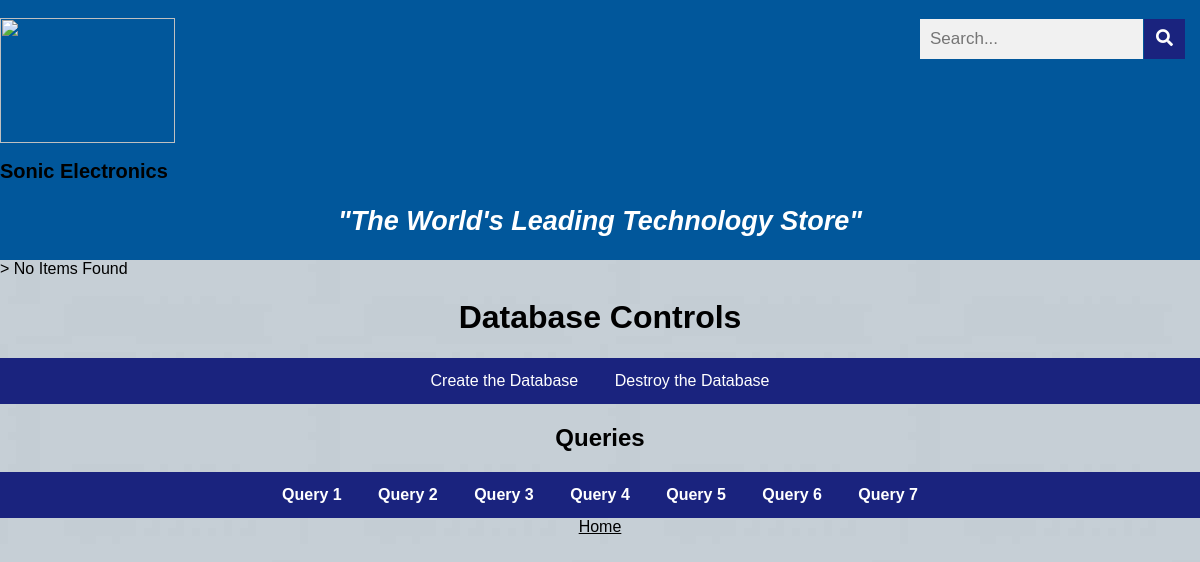
The app's page /queryThree.php, older data.
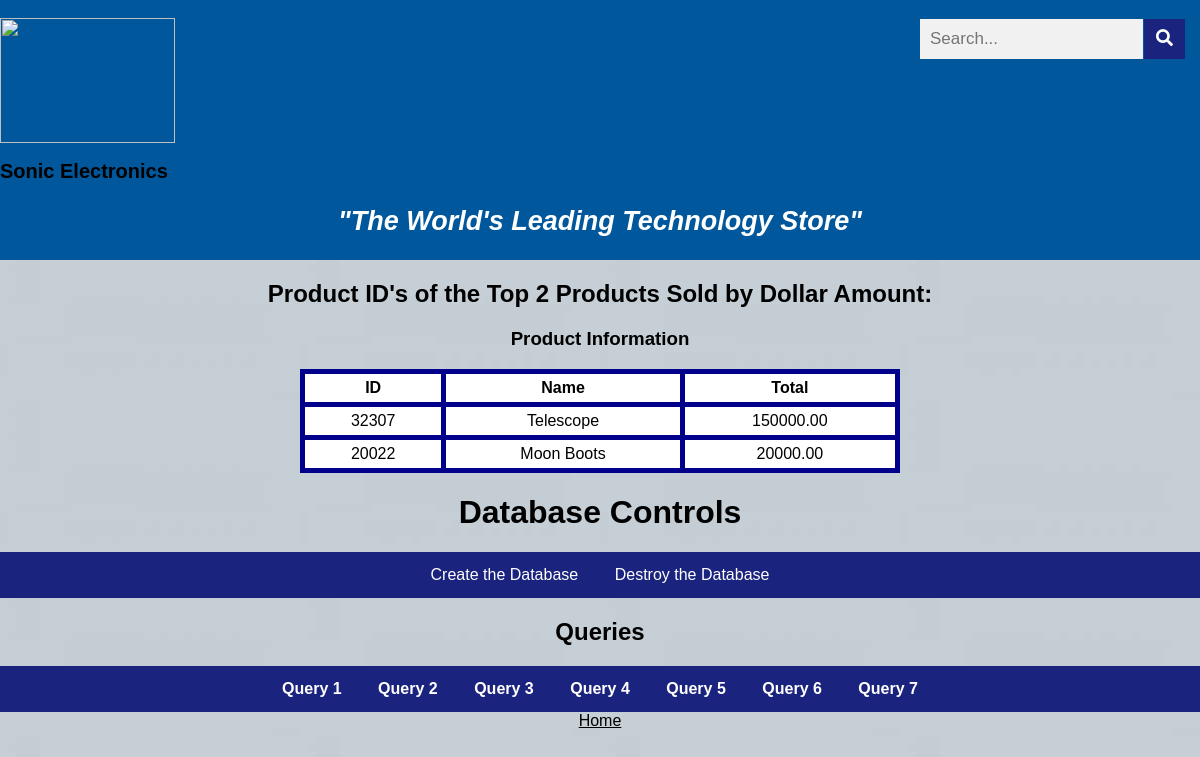
The same page, newer data.
### tables this page shows
CREATE TABLE product(
    manufacturer_id     INT(5) NOT NULL,
    item_id             INT(5) NOT NULL,
    package_id          INT(5) NOT NULL,
    quantity            INT(5),
    price               DECIMAL(8,2),
    product_name        VARCHAR(30),
    PRIMARY KEY (item_id)
  );

### common.php (called while the page is built)
<?php
function escape($html)
{
  return htmlspecialchars($html, ENT_QUOTES | ENT_SUBSTITUTE, "UTF-8");
}

### queryThree.php (the view)
<?php include "templates/header.php"; ?>
<head>
   <link rel="stylesheet" href="css/style.css">
</head>
<?php
try
{
    require "config.php";
    require "common.php";
    $connection = new PDO($dsn, $username, $password, $options);
    $sql = "SELECT item_id, product_name, sum(quantity*price) as total
    FROM product
    GROUP BY item_id
    ORDER BY total desc
    LIMIT 2";
    $statement = $connection->prepare($sql);
    $statement->execute();
    $result = $statement->fetchAll();
}
catch(PDOException $error)
{
    echo $sql . "<br>" . $error->getMessage();
}
?>
<?php
    if ($result && $statement->rowCount() > 0) { ?>
        <h2 align="center">Product ID's of the Top 2 Products Sold by Dollar Amount:</h2>
        <h3 align="center">Product Information</h3>
        <table id="resultTable" align="center">
            <tr>
                <th id="resultHeader">ID</th>
                <th id="resultHeader">Name</th>
                <th id="resultHeader">Total</th>
            </tr>
            <?php foreach ($result as $row) { ?>
                <tr>
                    <td id="resultData"><?php echo escape($row["item_id"]); ?></td>
                    <td id="resultData"><?php echo escape($row["product_name"]); ?></td>
                    <td id="resultData"><?php echo escape($row["total"]); ?></td>
                </tr>
             <?php } ?>
        </table>
        <?php } else { ?>
            > No Items Found
        <?php } ?>
<?php include "templates/footer.php"; ?>

Row changes from the older to the newer data that the page shows:
added product: item_id "32307", product_name "Telescope", total "150000.00"
added product: item_id "20022", product_name "Moon Boots", total "20000.00"
Text that changed along with them:
text no longer shown: "> No Items Found"
text now shown: "Product ID's of the Top 2 Products Sold by Dollar Amount: Product Information ID Name Total"
